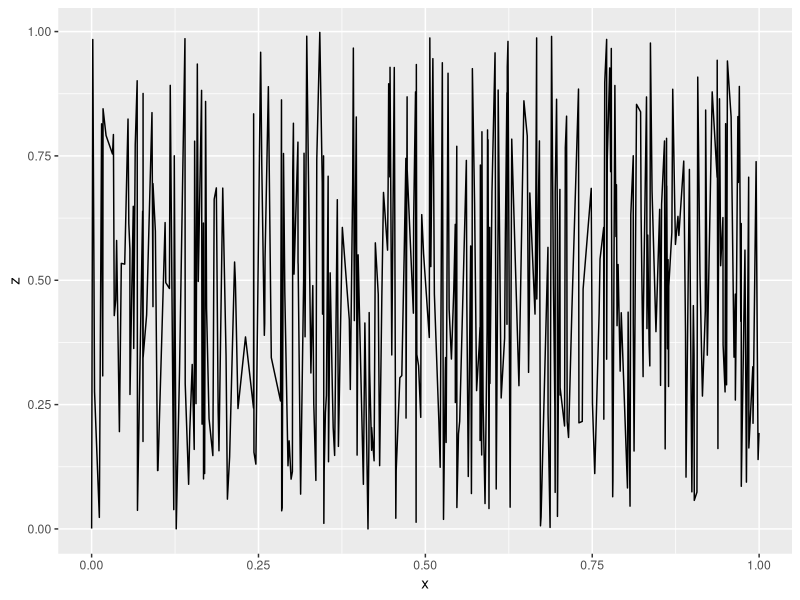

R code for this plot:
## ---- chunk 1
knitr::opts_chunk$set(echo = TRUE)
library(tidyverse)
## ---- chunk 2

library(ggplot2)

randu_plot <- ggplot(data=randu, aes(x=x, y=z))+
  geom_line()


## ---- chunk 3

print(randu_plot)
